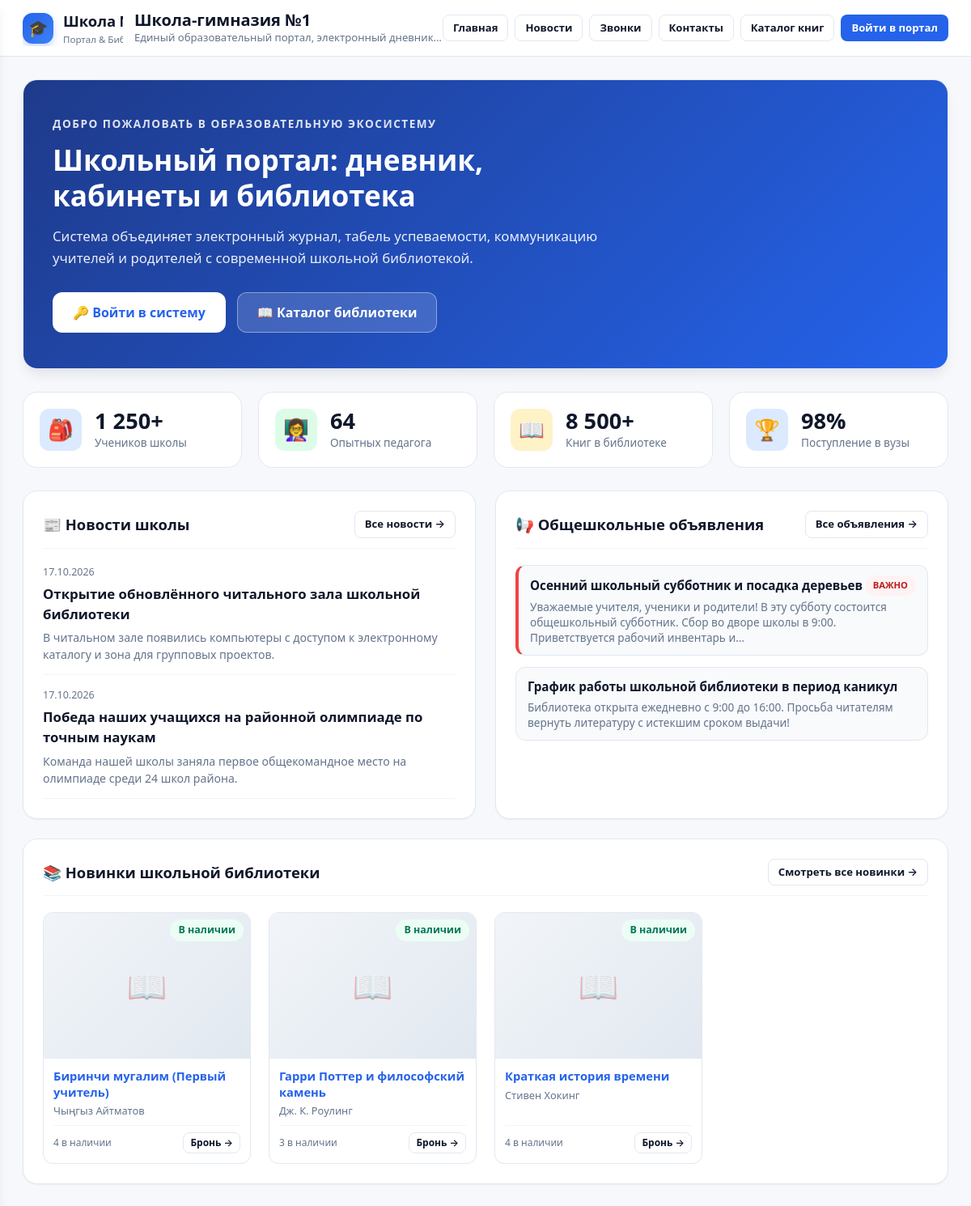
The page / on the database its author committed.
### school/models.py (models this page shows, shortened)
class SchoolNews(models.Model):
    title = models.CharField(max_length=255, verbose_name="Заголовок")
    summary = models.TextField(blank=True, verbose_name="Краткое описание")
    content = models.TextField(verbose_name="Текст новости")
    image = models.ImageField(upload_to='news/', null=True, blank=True, verbose_name="Изображение")
    is_published = models.BooleanField(default=True, verbose_name="Опубликовано")
    published_at = models.DateTimeField(auto_now_add=True, verbose_name="Дата публикации")
    class Meta:
        verbose_name = "Школьная новость"
        verbose_name_plural = "Школьные новости"
        ordering = ['-published_at']

class Announcement(models.Model):
    TARGET_ROLES = [
        ('all', 'Всей школе'),
        ('students', 'Ученикам'),
        ('parents', 'Родителям'),
        ('teachers', 'Учителям'),
    ]
    title = models.CharField(max_length=200, verbose_name="Заголовок")
    content = models.TextField(verbose_name="Текст объявления")
    author = models.ForeignKey(settings.AUTH_USER_MODEL, on_delete=models.CASCADE, related_name='announcements', verbose_name="Автор")
    target_role = models.CharField(max_length=20, choices=TARGET_ROLES, default='all', verbose_name="Кому адресовано")
    target_class = models.ForeignKey(SchoolClass, null=True, blank=True, on_delete=models.SET_NULL, verbose_name="Для конкретного класса")
    is_important = models.BooleanField(default=False, verbose_name="Важное объявление")
    created_at = models.DateTimeField(auto_now_add=True, verbose_name="Дата публикации")
    class Meta:
        verbose_name = "Объявление"
        verbose_name_plural = "Объявления"
        ordering = ['-is_important', '-created_at']

### library/models.py (models this page shows, shortened)
class Book(models.Model):
    LANG_CHOICES = [
        ('ru', 'Русский'),
        ('kg', 'Кыргызча'),
        ('en', 'Английский'),
    ]
    GRADE_CHOICES = [(i, f"{i} класс") for i in range(1, 12)]
    title = models.CharField(max_length=255, verbose_name="Название книги")
    author = models.CharField(max_length=255, verbose_name="Автор")
    genre = models.ForeignKey(Genre, on_delete=models.SET_NULL, null=True, blank=True, related_name='books', verbose_name="Жанр")
    grade_level = models.PositiveSmallIntegerField(null=True, blank=True, choices=GRADE_CHOICES, verbose_name="Рекомендуемый класс")
    language = models.CharField(max_length=10, choices=LANG_CHOICES, default='ru', verbose_name="Язык")
    publication_year = models.PositiveIntegerField(null=True, blank=True, verbose_name="Год издания")
    isbn = models.CharField(max_length=30, blank=True, verbose_name="ISBN")
    description = models.TextField(blank=True, verbose_name="Описание / Аннотация")
    cover_image = models.ImageField(upload_to='book_covers/', null=True, blank=True, verbose_name="Обложка")
    is_new = models.BooleanField(default=False, verbose_name="Новинка")
    created_at = models.DateTimeField(auto_now_add=True, verbose_name="Добавлена в базу")
    class Meta:
        verbose_name = "Книга"
        verbose_name_plural = "Книги"
        ordering = ['title']
    @property
    def available_copies_count(self):
        return self.copies.filter(status='available').count()
    @property
    def status_display(self):
        if self.available_copies_count > 0:
            return "В наличии"
        elif self.reserved_copies_count > 0:
            return "Забронирована"
        elif self.borrowed_copies_count > 0:
            return "Выдана"
        else:
            return "Нет в наличии"
    @property
    def status_badge_class(self):
        if self.available_copies_count > 0:
            return "badge-success"
        elif self.reserved_copies_count > 0:
            return "badge-warning"
        elif self.borrowed_copies_count > 0:
            return "badge-danger"
        return "badge-secondary"

### school/public_views.py (the view)
# urls.py: path('', public_views.home_view, name='home'),
def home_view(request):
    news_list = SchoolNews.objects.filter(is_published=True).order_by('-published_at')[:3]
    announcements = Announcement.objects.filter(target_role='all').order_by('-is_important', '-created_at')[:4]
    bells_shift1 = BellSchedule.objects.filter(shift=1).order_by('lesson_number')[:5]
    new_books = Book.objects.filter(is_new=True)[:4] or Book.objects.all().order_by('-created_at')[:4]
    return render(request, 'public/home.html', {
        'news_list': news_list,
        'announcements': announcements,
        'bells_shift1': bells_shift1,
        'new_books': new_books,
    })

### accounts/context_processors.py (called while the page is built, shortened)
def user_portal_context(request):
    context = {
        'all_roles': Role.choices,
        'user_role': None,
        'unread_messages_count': 0,
        'user_overdue_books_count': 0,
        'pending_reservations_count': 0,
        'user_active_loans_count': 0,
    }
    return context

### templates/public/home.html (shortened to what this page needs)
{% extends 'base.html' %}
{% load static %}
{% block page_title %}Школа-гимназия №1{% endblock %}
{% block page_subtitle %}Единый образовательный портал, электронный дневник и цифровая библиотека{% endblock %}
{% block content %}
<div class="card hero-card" style="background: linear-gradient(135deg, #1e3a8a, #2563eb); color: white; border-radius: var(--radius-lg); margin-bottom: 28px; box-shadow: var(--shadow-lg);">
  <div style="max-width: 680px;">
    <div style="font-size: 0.85rem; font-weight: 700; text-transform: uppercase; letter-spacing: 1.5px; opacity: 0.85; margin-bottom: 12px;">
      Добро пожаловать в образовательную экосистему
    </div>
    <h1 class="hero-title">
      Школьный портал: дневник, кабинеты и библиотека
    </h1>
    <p class="hero-desc">
      Система объединяет электронный журнал, табель успеваемости, коммуникацию учителей и родителей с современной школьной библиотекой.
    </p>
    <div class="hero-actions">
      {% if request.user.is_authenticated %}
        <a href="{% url 'dashboard' %}" class="btn hero-btn" style="background: white; color: var(--primary);">
          🚀 Перейти в кабинет ({{ request.user.role_title }})
        </a>
      {% else %}
        <a href="{% url 'login' %}" class="btn hero-btn" style="background: white; color: var(--primary);">
          🔑 Войти в систему
        </a>
      {% endif %}
      <a href="{% url 'library:catalog' %}" class="btn btn-outline hero-btn" style="background: rgba(255, 255, 255, 0.15); color: white; border-color: rgba(255, 255, 255, 0.4);">
        📖 Каталог библиотеки
      </a>
    </div>
  </div>
</div>
<div class="grid-4" style="margin-bottom: 28px;">
  <div class="stat-widget">
    <div class="stat-icon stat-blue">🎒</div>
    <div>
      <div class="stat-value">1 250+</div>
      <div class="stat-label">Учеников школы</div>
    </div>
  </div>
  <div class="stat-widget">
    <div class="stat-icon stat-green">👩‍🏫</div>
    <div>
      <div class="stat-value">64</div>
      <div class="stat-label">Опытных педагога</div>
    </div>
  </div>
  <div class="stat-widget">
    <div class="stat-icon stat-amber">📖</div>
    <div>
      <div class="stat-value">8 500+</div>
      <div class="stat-label">Книг в библиотеке</div>
    </div>
  </div>
  <div class="stat-widget">
    <div class="stat-icon stat-blue">🏆</div>
    <div>
      <div class="stat-value">98%</div>
      <div class="stat-label">Поступление в вузы</div>
    </div>
  </div>
</div>
<div class="grid-2">
  <div class="card">
    <div class="card-header">
      <h2 class="card-title">📰 Новости школы</h2>
      <a href="{% url 'news_list' %}" class="btn btn-outline btn-sm">Все новости →</a>
    </div>
    <div style="display: flex; flex-direction: column; gap: 16px;">
      {% for n in news_list %}
        <div style="padding-bottom: 14px; border-bottom: 1px solid var(--border-light);">
          <div style="font-size: 0.78rem; color: var(--text-muted); margin-bottom: 4px;">{{ n.published_at|date:"d.m.Y" }}</div>
          <h3 style="font-size: 1.05rem; font-weight: 700; margin-bottom: 6px;">
            <a href="{% url 'news_detail' n.id %}" style="color: var(--text-main);">{{ n.title }}</a>
          </h3>
          <p style="font-size: 0.88rem; color: var(--text-muted); line-height: 1.5;">{{ n.summary|truncatechars:140 }}</p>
        </div>
      {% endfor %}
    </div>
  </div>
  <div class="card">
    <div class="card-header">
      <h2 class="card-title">📢 Общешкольные объявления</h2>
      <a href="{% url 'school:announcements' %}" class="btn btn-outline btn-sm">Все объявления →</a>
    </div>
    <div style="display: flex; flex-direction: column; gap: 14px;">
      {% for a in announcements %}
        <div style="padding: 12px 14px; background: var(--bg-card-subtle); border: 1px solid var(--border-color); border-radius: var(--radius-md); {% if a.is_important %}border-left: 4px solid var(--danger);{% endif %}">
          <div style="display: flex; justify-content: space-between; align-items: center; margin-bottom: 4px;">
            <strong style="font-size: 0.95rem; color: var(--text-main);">{{ a.title }}</strong>
            {% if a.is_important %}<span class="badge badge-danger" style="font-size: 0.7rem;">ВАЖНО</span>{% endif %}
          </div>
          <div style="font-size: 0.85rem; color: var(--text-muted); line-height: 1.4;">{{ a.content|truncatechars:150 }}</div>
        </div>
      {% endfor %}
    </div>
  </div>
</div>
<div class="card">
  <div class="card-header">
    <h2 class="card-title">📚 Новинки школьной библиотеки</h2>
    <a href="{% url 'library:catalog' %}?section=new" class="btn btn-outline btn-sm">Смотреть все новинки →</a>
  </div>
  <div class="books-grid">
    {% for book in new_books %}
      <div class="book-card">
        <div class="book-cover-wrap" style="height: 180px;">
          {% if book.cover_image %}
            <img src="{{ book.cover_image.url }}" alt="{{ book.title }}" class="book-cover-img">
          {% else %}
            <div class="book-placeholder" style="font-size: 2.5rem;">📖</div>
          {% endif %}
          <div style="position: absolute; top: 8px; right: 8px;">
            <span class="badge {{ book.status_badge_class }}">{{ book.status_display }}</span>
          </div>
        </div>
        <div class="book-card-body" style="padding: 12px;">
          <h3 class="book-title" style="font-size: 0.92rem;">
            <a href="{% url 'library:book_detail' book.id %}">{{ book.title }}</a>
          </h3>
          <div class="book-author" style="font-size: 0.8rem;">{{ book.author }}</div>
          <div class="book-meta" style="padding-top: 8px;">
            <span style="font-size: 0.75rem; color: var(--text-muted);">{{ book.available_copies_count }} в наличии</span>
            <a href="{% url 'library:book_detail' book.id %}" class="btn btn-outline btn-sm" style="font-size: 0.75rem; padding: 3px 8px;">
              Бронь →
            </a>
          </div>
        </div>
      </div>
    {% endfor %}
  </div>
</div>
{% endblock %}

### templates/base.html (shortened to what this page needs)
{% load static %}
<!DOCTYPE html>
<html lang="ru">
<head>
  <link rel="stylesheet" href="{% static 'css/style.css' %}">
</head>
<body class="{% if request.user.is_authenticated and request.user.font_size == 'compact' %}font-compact{% elif request.user.is_authenticated and request.user.font_size == 'large' %}font-large{% endif %}">
  <div class="app-layout">
    <div class="main-wrapper" style="{% if not request.user.is_authenticated %}margin-left: 0;{% endif %}">
      <header class="topbar">
        <div class="topbar-left">
          {% if request.user.is_authenticated %}
            <button type="button" class="mobile-menu-btn" id="mobileMenuBtn" aria-label="Открыть меню">☰</button>
          {% else %}
            <a href="{% url 'home' %}" class="brand-link">
              <div class="brand-icon">🎓</div>
              <div class="brand-text">
                <div>Школа №1</div>
                <div style="font-size: 0.72rem; color: var(--text-muted); font-weight: 500;">Портал & Библиотека</div>
              </div>
            </a>
          {% endif %}
          <div class="topbar-titles">
            <h1 class="page-title">{% block page_title %}Школьный портал{% endblock %}</h1>
            <div class="page-subtitle">{% block page_subtitle %}{% endblock %}</div>
          </div>
        </div>
        <div class="topbar-right">
          {% if request.user.is_authenticated %}
            {% if user_overdue_books_count > 0 %}
              <a href="{% url 'library:my_books' %}" class="badge badge-overdue topbar-pill" title="Срочно верните книгу в библиотеку!">
                ⚠️ <span class="hide-mobile">Просрочено:</span> {{ user_overdue_books_count }}
              </a>
            {% endif %}
            <a href="{% url 'school:messages' %}" class="topbar-chip" title="Личные сообщения">
              💬 <span style="font-weight: 600;">{{ unread_messages_count }}</span>
            </a>
            <a href="{% url 'home' %}" class="topbar-chip topbar-chip-site" title="Перейти на сайт школы">
              🌐 <span class="hide-mobile">Сайт</span>
            </a>
            <a href="{% url 'accounts:settings' %}" class="topbar-chip topbar-chip-user" title="Профиль: {{ request.user.display_name }}">
              👤 <span class="hide-mobile">{{ request.user.display_name|truncatechars:14 }}</span>
            </a>
            <a href="{% url 'logout' %}" class="topbar-logout-link" title="Выйти из учётной записи">
              <span>🚪</span> <span class="hide-mobile">Выйти</span>
            </a>
          {% else %}
            <div class="public-nav-desktop">
              <a href="{% url 'home' %}" class="btn btn-outline btn-sm {% if request.resolver_match.url_name == 'home' %}active{% endif %}">Главная</a>
              <a href="{% url 'news_list' %}" class="btn btn-outline btn-sm {% if request.resolver_match.url_name == 'news_list' %}active{% endif %}">Новости</a>
              <a href="{% url 'bells' %}" class="btn btn-outline btn-sm {% if request.resolver_match.url_name == 'bells' %}active{% endif %}">Звонки</a>
              <a href="{% url 'contacts' %}" class="btn btn-outline btn-sm {% if request.resolver_match.url_name == 'contacts' %}active{% endif %}">Контакты</a>
              <a href="{% url 'library:catalog' %}" class="btn btn-outline btn-sm {% if request.resolver_match.url_name == 'catalog' %}active{% endif %}">Каталог книг</a>
              <a href="{% url 'login' %}" class="btn btn-primary btn-sm">Войти в портал</a>
            </div>
          {% endif %}
        </div>
      </header>
      <main class="content-body">
        {% block content %}{% endblock %}
      </main>
    </div>
  </div>
</body>
</html>

### rows shown on the page
SchoolNews: published_at "17.10.2026", title "Открытие обновлённого читального зала школьной библиотеки", summary "В читальном зале появились компьютеры с доступом к электронному каталогу и зона для групповых проектов."
SchoolNews: published_at "17.10.2026", title "Победа наших учащихся на районной олимпиаде по точным наукам", summary "Команда нашей школы заняла первое общекомандное место на олимпиаде среди 24 школ района."
Announcement: title "Осенний школьный субботник и посадка деревьев", is_important "ВАЖНО", content "Уважаемые учителя, ученики и родители! В эту субботу состоится общешкольный субботник. Сбор во дворе школы в 9:00. Приветствуется рабочий инвентарь и…"
Announcement: title "График работы школьной библиотеки в период каникул", content "Библиотека открыта ежедневно с 9:00 до 16:00. Просьба читателям вернуть литературу с истекшим сроком выдачи!"
Book: status_display "В наличии", title "Биринчи мугалим (Первый учитель)", author "Чыңгыз Айтматов", available_copies_count "4"
Book: status_display "В наличии", title "Гарри Поттер и философский камень", author "Дж. К. Роулинг", available_copies_count "3"
Book: status_display "В наличии", title "Краткая история времени", author "Стивен Хокинг", available_copies_count "4"
